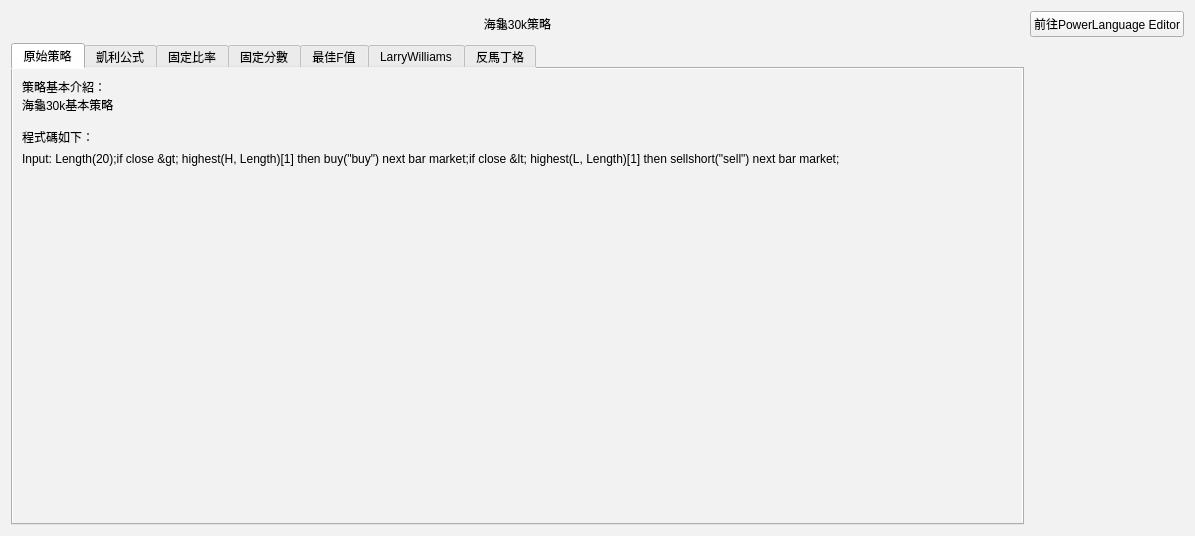
<?xml version="1.0" encoding="UTF-8"?>
<ui version="4.0">
 <class>Form</class>
 <widget class="QWidget" name="Form">
  <property name="geometry">
   <rect>
    <x>0</x>
    <y>0</y>
    <width>1195</width>
    <height>536</height>
   </rect>
  </property>
  <property name="windowTitle">
   <string>Form</string>
  </property>
  <property name="styleSheet">
   <string notr="true">background-color: rgb(242, 242, 242);</string>
  </property>
  <layout class="QGridLayout" name="gridLayout">
   <item row="0" column="1">
    <widget class="QPushButton" name="pushButton">
     <property name="text">
      <string>前往PowerLanguage Editor</string>
     </property>
    </widget>
   </item>
   <item row="0" column="0">
    <widget class="QLabel" name="label_2">
     <property name="text">
      <string>海龜30k策略</string>
     </property>
     <property name="alignment">
      <set>Qt::AlignCenter</set>
     </property>
    </widget>
   </item>
   <item row="1" column="0">
    <widget class="QTabWidget" name="tabWidget">
     <property name="tabShape">
      <enum>QTabWidget::Rounded</enum>
     </property>
     <property name="currentIndex">
      <number>0</number>
     </property>
     <property name="tabBarAutoHide">
      <bool>false</bool>
     </property>
     <widget class="QWidget" name="tab">
      <attribute name="title">
       <string>原始策略</string>
      </attribute>
      <layout class="QGridLayout" name="gridLayout_2">
       <item row="2" column="0">
        <spacer name="verticalSpacer">
         <property name="orientation">
          <enum>Qt::Vertical</enum>
         </property>
         <property name="sizeHint" stdset="0">
          <size>
           <width>20</width>
           <height>40</height>
          </size>
         </property>
        </spacer>
       </item>
       <item row="1" column="0">
        <widget class="QLabel" name="label_9">
         <property name="text">
          <string>Input: Length(20);if close &gt; highest(H, Length)[1] then buy(&quot;buy&quot;) next bar market;if close &lt; highest(L, Length)[1] then sellshort(&quot;sell&quot;) next bar market;</string>
         </property>
         <property name="textFormat">
          <enum>Qt::PlainText</enum>
         </property>
         <property name="alignment">
          <set>Qt::AlignLeading|Qt::AlignLeft|Qt::AlignTop</set>
         </property>
        </widget>
       </item>
       <item row="0" column="0">
        <widget class="QLabel" name="label">
         <property name="text">
          <string>策略基本介紹：
海龜30k基本策略

程式碼如下：</string>
         </property>
         <property name="alignment">
          <set>Qt::AlignLeading|Qt::AlignLeft|Qt::AlignTop</set>
         </property>
        </widget>
       </item>
      </layout>
     </widget>
     <widget class="QWidget" name="tab_2">
      <attribute name="title">
       <string>凱利公式</string>
      </attribute>
      <layout class="QGridLayout" name="gridLayout_3">
       <item row="2" column="0">
        <spacer name="verticalSpacer_2">
         <property name="orientation">
          <enum>Qt::Vertical</enum>
         </property>
         <property name="sizeHint" stdset="0">
          <size>
           <width>20</width>
           <height>40</height>
          </size>
         </property>
        </spacer>
       </item>
       <item row="0" column="0">
        <widget class="QLabel" name="label_3">
         <property name="text">
          <string>策略基本介紹：
海龜30k＋凱利公式

程式碼如下：</string>
         </property>
        </widget>
       </item>
       <item row="1" column="0">
        <widget class="QLabel" name="label_10">
         <property name="text">
          <string>TextLabel</string>
         </property>
        </widget>
       </item>
      </layout>
     </widget>
     <widget class="QWidget" name="tab_3">
      <attribute name="title">
       <string>固定比率</string>
      </attribute>
      <layout class="QGridLayout" name="gridLayout_4">
       <item row="1" column="0">
        <widget class="QLabel" name="label_11">
         <property name="text">
          <string>TextLabel</string>
         </property>
        </widget>
       </item>
       <item row="0" column="0">
        <widget class="QLabel" name="label_4">
         <property name="text">
          <string>策略基本介紹：
海龜30k＋固定比率

程式碼如下：</string>
         </property>
        </widget>
       </item>
       <item row="2" column="0">
        <spacer name="verticalSpacer_3">
         <property name="orientation">
          <enum>Qt::Vertical</enum>
         </property>
         <property name="sizeHint" stdset="0">
          <size>
           <width>20</width>
           <height>40</height>
          </size>
         </property>
        </spacer>
       </item>
      </layout>
     </widget>
     <widget class="QWidget" name="tab_4">
      <attribute name="title">
       <string>固定分數</string>
      </attribute>
      <layout class="QGridLayout" name="gridLayout_5">
       <item row="1" column="0">
        <widget class="QLabel" name="label_12">
         <property name="text">
          <string>TextLabel</string>
         </property>
        </widget>
       </item>
       <item row="0" column="0">
        <widget class="QLabel" name="label_5">
         <property name="text">
          <string>策略基本介紹：
海龜30k＋固定分數

程式碼如下：</string>
         </property>
        </widget>
       </item>
       <item row="2" column="0">
        <spacer name="verticalSpacer_4">
         <property name="orientation">
          <enum>Qt::Vertical</enum>
         </property>
         <property name="sizeHint" stdset="0">
          <size>
           <width>20</width>
           <height>40</height>
          </size>
         </property>
        </spacer>
       </item>
      </layout>
     </widget>
     <widget class="QWidget" name="tab_5">
      <attribute name="title">
       <string>最佳F值</string>
      </attribute>
      <layout class="QGridLayout" name="gridLayout_6">
       <item row="1" column="0">
        <widget class="QLabel" name="label_13">
         <property name="text">
          <string>TextLabel</string>
         </property>
        </widget>
       </item>
       <item row="0" column="0">
        <widget class="QLabel" name="label_6">
         <property name="text">
          <string>策略基本介紹：
海龜30k＋最佳F值

程式碼如下：</string>
         </property>
        </widget>
       </item>
       <item row="2" column="0">
        <spacer name="verticalSpacer_5">
         <property name="orientation">
          <enum>Qt::Vertical</enum>
         </property>
         <property name="sizeHint" stdset="0">
          <size>
           <width>20</width>
           <height>40</height>
          </size>
         </property>
        </spacer>
       </item>
      </layout>
     </widget>
     <widget class="QWidget" name="tab_6">
      <attribute name="title">
       <string>LarryWilliams</string>
      </attribute>
      <layout class="QGridLayout" name="gridLayout_8">
       <item row="0" column="0">
        <widget class="QLabel" name="label_7">
         <property name="text">
          <string>策略基本介紹：
海龜30k＋LarryWilliams

程式碼如下：</string>
         </property>
        </widget>
       </item>
       <item row="1" column="0">
        <widget class="QLabel" name="label_14">
         <property name="text">
          <string>TextLabel</string>
         </property>
        </widget>
       </item>
       <item row="2" column="0">
        <spacer name="verticalSpacer_6">
         <property name="orientation">
          <enum>Qt::Vertical</enum>
         </property>
         <property name="sizeHint" stdset="0">
          <size>
           <width>20</width>
           <height>40</height>
          </size>
         </property>
        </spacer>
       </item>
      </layout>
     </widget>
     <widget class="QWidget" name="tab_7">
      <attribute name="title">
       <string>反馬丁格</string>
      </attribute>
      <layout class="QGridLayout" name="gridLayout_7">
       <item row="1" column="0">
        <widget class="QLabel" name="label_15">
         <property name="text">
          <string>TextLabel</string>
         </property>
        </widget>
       </item>
       <item row="0" column="0">
        <widget class="QLabel" name="label_8">
         <property name="text">
          <string>策略基本介紹：
海龜30k＋反馬丁格

程式碼如下：</string>
         </property>
        </widget>
       </item>
       <item row="2" column="0">
        <spacer name="verticalSpacer_7">
         <property name="orientation">
          <enum>Qt::Vertical</enum>
         </property>
         <property name="sizeHint" stdset="0">
          <size>
           <width>20</width>
           <height>40</height>
          </size>
         </property>
        </spacer>
       </item>
      </layout>
     </widget>
    </widget>
   </item>
  </layout>
 </widget>
 <resources/>
 <connections/>
</ui>
